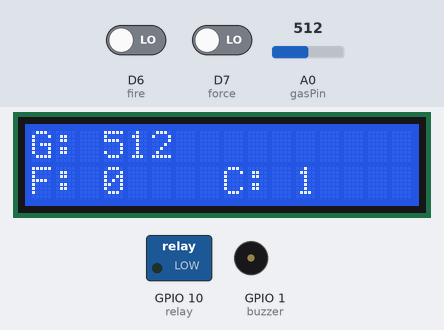
Bench run of a sketch on a simulated ESP8266 (NodeMCU). On the bench: 16×2 character LCD, switched loads named in the sketch (green lamp = pin HIGH), buzzer (waves = sounding, pin HIGH). The inputs (shaded band) are chosen by the test bench; at power-on: A0 (gasPin) = 512, D6 (fire) LOW, D7 (force) LOW. WiFi joins after 1.5 s; servers stay silent unless stated; uploads are accepted with an empty reply; what the sketch prints to the serial monitor is not drawn.

Above: at 5.6 s.
5.7 s: A0 (gasPin) set to 938
At 6.7 s:
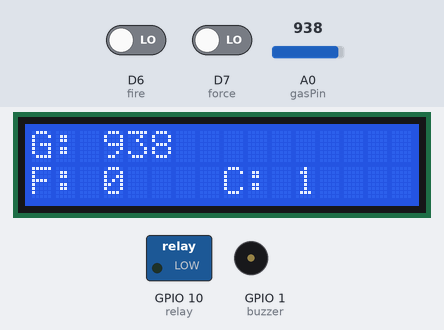
7.4 s: A0 (gasPin) set to 961
At 8.6 s:
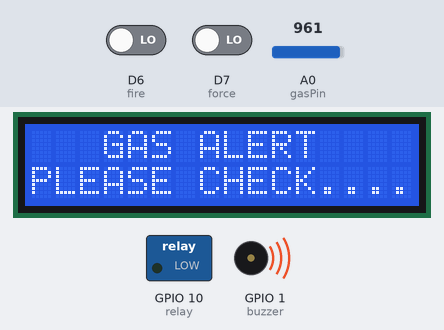
10.4 s: D6 (fire) driven HIGH
At 12.0 s:
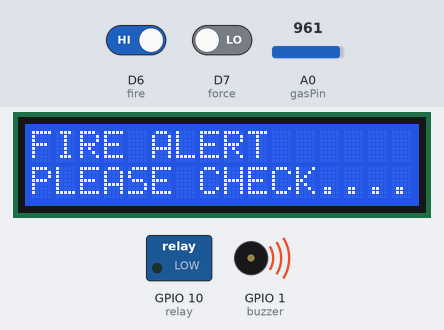
13.4 s: D7 (force) driven HIGH
At 15.4 s:
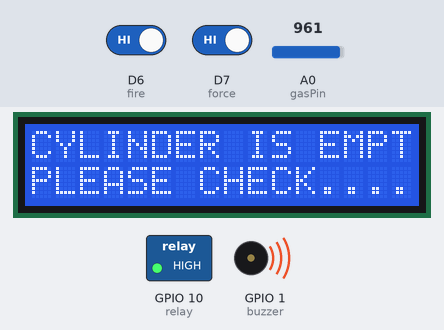
16.4 s: D6 (fire) driven LOW
At 19.2 s:
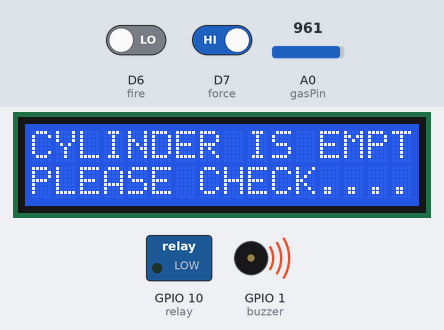
19.4 s: A0 (gasPin) set to 940
At 21.79 s:
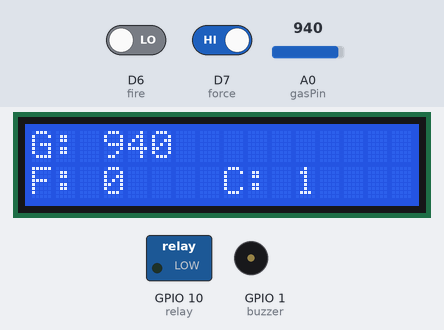
Timing chart, 0 to 23.4 s (numbered marks = the images above; inputs shaded):
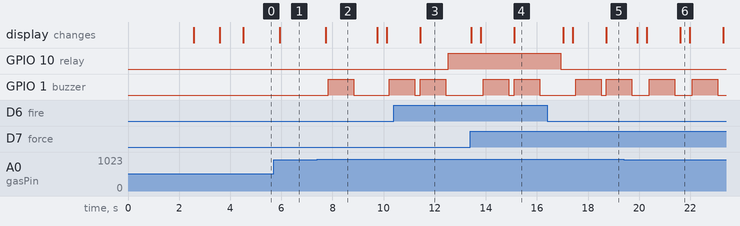

Measured:
- the behaviour switches between 950 and 951 on A0 (gasPin) (found by bisection; images 1 and 2)
- after the input at 5.7 s, the display: changes after 0.23 s (image 1)
- after the input at 7.4 s, GPIO 1 (buzzer): LOW → HIGH after 0.43 s, → LOW 1.0 s later, → HIGH 1.4 s later; the display: changes after 0.33 s (image 2)
- after the input at 10.4 s, GPIO 10 (relay): LOW → HIGH after 2.1 s; the display: changes after 1.0 s (image 3)
- after the input at 13.4 s, the display: first differs from a run without the input after 1.7 s (image 4)
- after the input at 16.4 s, GPIO 10 (relay): HIGH → LOW after 0.53 s
- what the display in image 2 shows lasts 2.0 s, from 7.7 s to 9.7 s

The sketch:

gas_booking_with_fire_force_vits.ino
```cpp
#include <ESP8266WiFi.h>
#include <ESP8266HTTPClient.h>
#include <String.h>
#include <LiquidCrystal.h>

LiquidCrystal lcd (D0,D1,D2,D3,D4,D5);

// WiFi parameters to be configured
const char* ssid = "project12"; // Hoofdlettergevoelig
const char* password = "project123456"; // Hoofdlettergevoelig

 String a = "http://sms.scubedigi.com/api.php?username=Mydreamacd&password=Mydre@m123&to=9701146086&from=MYDREM&message=";
 String a1 = "http://sms.scubedigi.com/api.php?username=Mydreamacd&password=Mydre@m123&to=9493391130&from=MYDREM&message=";

String msg = "\0";
String r = "http://projectsiot.xyz/IoTProjects/GasBooking/gasupload.php?a=";
String rs = "\0";

String f1 = "\0";
String f = "\0";
String g = "\0";
String m = "\0";

int flag1 = 0;
int flag2 = 0;
int flag3 = 0;

int gas  = 0;

#define fire D6
#define force D7
#define gasPin A0

#define relay 10
#define buzzer 1


void beep ()
{
  digitalWrite(buzzer,HIGH); delay(1000);
  digitalWrite(buzzer,LOW); delay(100);
}

void setup() {
  Serial.begin(9600);
  Serial.println("power up");
 lcd.begin(16,2);

pinMode (buzzer,OUTPUT);
pinMode (relay,OUTPUT);

pinMode (fire,INPUT);
pinMode (force,INPUT);
pinMode (gasPin,INPUT);

 lcd.clear();
     lcd.setCursor(0,0);
     lcd.print(" AUTOMATIC GAS  ");
     lcd.setCursor(0,1);
     lcd.print(" BOOKING SYSTEM  ");
     delay(2000);

Serial.print("Bezig met verbinden");
  WiFi.begin(ssid, password); // Connect to WiFi

  // while wifi not connected yet, print '.'
  // then after it connected, get out of the loop
  while (WiFi.status() != WL_CONNECTED) {
     delay(500);
     lcd.clear();
     lcd.setCursor(0,0);
     lcd.print("connecting to ");
     lcd.setCursor(0,1);
     lcd.print(ssid);
     Serial.print(".");
  }
  lcd.clear();
     lcd.setCursor(0,0);
     lcd.print("connected to");
     lcd.setCursor(0,1);
     lcd.print(ssid);
  // Verbonden.
  Serial.println("OK!");

  // Access Point (SSID).
  Serial.print("SSID: ");
  Serial.println(WiFi.SSID());

  // IP adres.
  Serial.print("IP: ");
  Serial.println(WiFi.localIP());
Serial.println("state---------------1");
  // Signaalsterkte.
  long rssi = WiFi.RSSI();
  Serial.print("Signaal sterkte (RSSI): ");
  Serial.print(rssi);
  Serial.println(" dBm");
  Serial.println("");


Serial.print("A = "); Serial.println("http://projectsiot.xyz/IoTProjects/GasBooking/gasupload.php?a==U&b=86&c=L");
if(WiFi.status()== WL_CONNECTED){ //Check WiFi connection status

    HTTPClient http; //Declare an object of class HTTPClient

  http.begin("http://projectsiot.xyz/IoTProjects/GasBooking/gasupload.php?a=U&b=N");

int httpCode = http.GET(); //Send the request
    if (httpCode > 0) { //Check the returning code
      String payload = http.getString(); //Get the request response payload
      Serial.println(payload); //Print the response payload
    }
    http.end(); //Close connection

delay(500);
}

}


void loop()
{

gas = analogRead(gasPin);
Serial.println("gas = "+String(gas));

if(gas > 950)
{
  Serial.println("gas alert.........");
   lcd.clear();
     lcd.setCursor(0,0);
     lcd.print("   GAS ALERT    ");
     lcd.setCursor(0,1);
     lcd.print("PLEASE CHECK......");
      delay(100);
      beep ();
    g = "H";
    if (flag1==0)
    {
Serial.print("sending sms...............  ");
      flag1=1;
    msg = a + "GAS%20LEAKAGE%20ALERT%0APLEASE%20CHECK";
    sendsms ();
    msg = a1 + "GAS%20LEAKAGE%20ALERT%0APLEASE%20CHECK";
    sendsms ();
    }
}
else
{
  flag1 = 0;
  g = "L";
}
if(digitalRead(force)==HIGH)
{
  Serial.println("CYLINDER IS EMPTY alert.........");
   lcd.clear();
     lcd.setCursor(0,0);
     lcd.print("CYLINDER IS EMPTY");
     lcd.setCursor(0,1);
     lcd.print("PLEASE CHECK......");
      delay(100);
      beep ();
    f1 = "E";
    if (flag2==0)
    {
Serial.print("sending sms...............  ");
      flag2 = 1;
    msg = a + "YOUR%20GAS%20HAS%20BEEN%20BOOKED";
    sendsms ();
    msg = a1 + "CYLINDER%20IS%20EMPTY%0APLEASE%20BOOK%20THE%20GAS";
    sendsms ();
    }
}
else
{
  flag2 = 0;
  f1 = "F";
}
if(digitalRead(fire)==HIGH)
{
  Serial.println("fire alert.........");
   lcd.clear();
     lcd.setCursor(0,0);
     lcd.print("FIRE ALERT      ");
     lcd.setCursor(0,1);
     lcd.print("PLEASE CHECK......");
      delay(100);
      beep ();
      digitalWrite(relay,HIGH);
      delay(200);
    f = "Y";
    m = "Y";
    if (flag3==0)
    {
Serial.print("sending sms...............  ");
     flag3 = 1;
       msg = a + "FIRE%20ALERT%0APLEASE%20CHECK";
    sendsms ();
    msg = a1 + "FIRE%20ALERT%0APLEASE%20CHECK";
   sendsms ();
    }
}
else
{
  flag3 = 0;
  f = "N";
  m = "N";
  digitalWrite(relay,LOW);
  delay(100);
}

lcd.clear();
lcd.setCursor(0,0);
     lcd.print("G: "+String(gas));
     lcd.setCursor(0,1);
     lcd.print("F: 0");
     lcd.setCursor(8,1);
     lcd.print("C: 1");
      delay(100);

   rs = r + f1 + "&b=" + g + "&c=" + f + "&d=" + m;
  send2server ();

} // LOOP

void send2server ()
{
Serial.print("rs = "); Serial.println(rs);
if(WiFi.status()== WL_CONNECTED){ //Check WiFi connection status

    HTTPClient http; //Declare an object of class HTTPClient
 http.begin(rs);

int httpCode = http.GET(); //Send the request
    if (httpCode > 0) { //Check the returning code
      String payload = http.getString(); //Get the request response payload
      Serial.println(payload); //Print the response payload
    }
    http.end(); //Close connection

delay(50);
}
}
void sendsms ()
{
Serial.print("msg = "); Serial.println(msg);
if(WiFi.status()== WL_CONNECTED){ //Check WiFi connection status

    HTTPClient http; //Declare an object of class HTTPClient
 http.begin(msg);

int httpCode = http.GET(); //Send the request
    if (httpCode > 0) { //Check the returning code
      String payload = http.getString(); //Get the request response payload
      Serial.println(payload); //Print the response payload
    }
    http.end(); //Close connection

delay(50);
}
}
```
